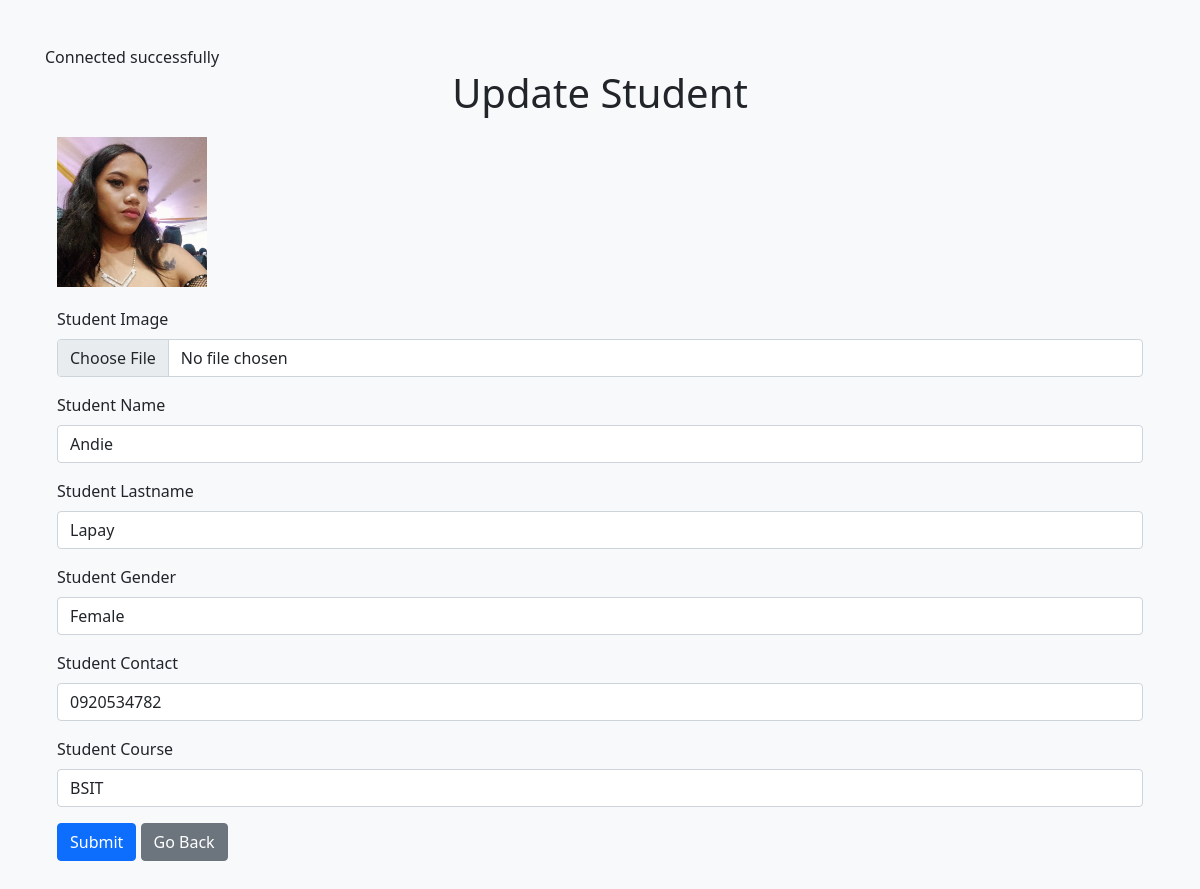
The page /update.php?id=3 on the database its author committed.
### tables this page shows
CREATE TABLE `studentinfo` (
  `s_id` int(200) NOT NULL,
  `s_image_dir` varchar(225) NOT NULL,
  `s_firstname` varchar(200) NOT NULL,
  `s_lastname` varchar(200) NOT NULL,
  `s_gender` varchar(200) NOT NULL,
  `s_contact` varchar(200) NOT NULL,
  `s_course` varchar(200) NOT NULL
);

### update.php (the view, shortened to what this page needs)
<?php
include_once("connect.php");
$id = $_GET['id'] ?? null;
$statement = $conn->prepare('SELECT * FROM studentinfo WHERE s_id = :id');
$statement->bindValue(':id', $id);
$statement->execute();
$student = $statement->fetch(PDO::FETCH_ASSOC);
?>
<!doctype html>
<html lang="en">
<head>
    <link href="https://cdn.jsdelivr.net/npm/bootstrap@5.0.2/dist/css/bootstrap.min.css" rel="stylesheet">
    <link rel="stylesheet" href="app.css">
</head>
<body>
    <div class="container">
        <h1 class="text-center">Update Student</h1>
        <form action="update.php?id=<?php echo $id ?>" method="post" enctype="multipart/form-data">
            <?php if ($student['s_image_dir']): ?>
                <img src="<?php echo $student['s_image_dir'] ?>" class="image-update">
            <?php endif; ?>
            <div class="mb-3">
                <label class="form-label">Student Image</label>
                <input type="file" name="image" class="form-control">
            </div>
            <div class="mb-3">
                <label class="form-label">Student Name</label>
                <input type="text" name="sname" value="<?php echo $student['s_firstname'] ?>" class="form-control">
            </div>
            <div class="mb-3">
                <label class="form-label">Student Lastname</label>
                <input type="text" name="slname" value="<?php echo $student['s_lastname'] ?>" class="form-control">
            </div>
            <div class="mb-3">
                <label class="form-label">Student Gender</label>
                <input type="text" name="sgender" value="<?php echo $student['s_gender'] ?>" class="form-control">
            </div>
            <div class="mb-3">
                <label class="form-label">Student Contact</label>
                <input type="text" name="scontact" value="<?php echo $student['s_contact'] ?>" class="form-control">
            </div>
            <div class="mb-3">
                <label class="form-label">Student Course</label>
                <input type="text" name="scourse" value="<?php echo $student['s_course'] ?>" class="form-control">
            </div>
            <button type="submit" class="btn btn-primary">Submit</button>
            <a href="index.php" class="btn btn-secondary">Go Back</a>
        </form>
    </div>
</body>
</html>

### app.css (style rules this page uses)
body { padding: 25px; }
.image-update { width: 10pc; }

### update.php (style rules this page uses)
body { background-color: #f8f9fa; margin: 20px; }
h1 { margin-bottom: 20px; }
.image-update { width: 150px; height: auto; margin-bottom: 20px; }

### rows shown on the page
studentinfo: s_image_dir (picture), sname "Andie", slname "Lapay", sgender "Female", scontact "0920534782", scourse "BSIT"
